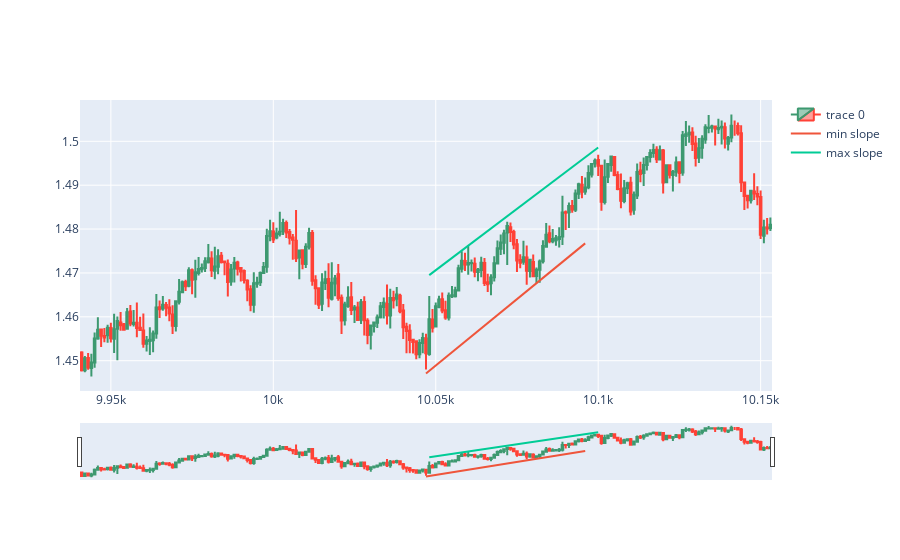

The code cell stored with this chart in its notebook:
### Code cell
import numpy as np
from matplotlib import pyplot
backcandles= 100
brange = 50 #should be less than backcandles
wind = 5

candleid = 10100

optbackcandles= backcandles
sldiff = 100
sldist = 10000
for r1 in range(backcandles-brange, backcandles+brange):
    maxim = np.array([])
    minim = np.array([])
    xxmin = np.array([])
    xxmax = np.array([])
    
    for i in range(candleid-r1, candleid+1, wind):
        minim = np.append(minim, df.low.iloc[i:i+wind].min())
        xxmin = np.append(xxmin, df.low.iloc[i:i+wind].idxmin())
    for i in range(candleid-r1, candleid+1, wind):
        maxim = np.append(maxim, df.high.loc[i:i+wind].max())
        xxmax = np.append(xxmax, df.high.iloc[i:i+wind].idxmax())
    slmin, intercmin = np.polyfit(xxmin, minim,1)
    slmax, intercmax = np.polyfit(xxmax, maxim,1)
    
    dist = (slmax*candleid + intercmax)-(slmin*candleid + intercmin)
    if(dist<sldist): #abs(slmin-slmax)<sldiff and
        #sldiff = abs(slmin-slmax)
        sldist = dist
        optbackcandles=r1
        slminopt = slmin
        slmaxopt = slmax
        intercminopt = intercmin
        intercmaxopt = intercmax
        maximopt = maxim.copy()
        minimopt = minim.copy()
        xxminopt = xxmin.copy()
        xxmaxopt = xxmax.copy()

        
print(optbackcandles)
dfpl = df[candleid-wind-optbackcandles-backcandles:candleid+optbackcandles]  
fig = go.Figure(data=[go.Candlestick(x=dfpl.index,
                open=dfpl['open'],
                high=dfpl['high'],
                low=dfpl['low'],
                close=dfpl['close'])])

adjintercmax = (df.high.iloc[xxmaxopt] - slmaxopt*xxmaxopt).max()
adjintercmin = (df.low.iloc[xxminopt] - slminopt*xxminopt).min()
fig.add_trace(go.Scatter(x=xxminopt, y=slminopt*xxminopt + adjintercmin, mode='lines', name='min slope'))
fig.add_trace(go.Scatter(x=xxmaxopt, y=slmaxopt*xxmaxopt + adjintercmax, mode='lines', name='max slope'))
fig.show()

### Figure 1 — Plotly figure (JSON) as saved in the notebook; plotly's stock layout.template omitted (floating-point values rounded to 4 significant figures; data arrays with more than 128 entries replaced by an {"elided": "..."} marker saying what was removed)
{"data": [{"close": {"elided": "213 float values"}, "high": {"elided": "213 float values"}, "low": {"elided": "213 float values"}, "open": {"elided": "213 float values"}, "type": "candlestick", "x": {"elided": "213 int values"}}, {"mode": "lines", "name": "min slope", "type": "scatter", "x": [10047, 10054, 10056, 10065, 10067, 10075, 10078, 10081, 10088, 10091, 10096], "y": [1.447, 1.451, 1.453, 1.458, 1.459, 1.464, 1.466, 1.468, 1.472, 1.474, 1.477]}, {"mode": "lines", "name": "max slope", "type": "scatter", "x": [10048, 10055, 10060, 10064, 10070, 10072, 10077, 10084, 10089, 10095, 10100], "y": [1.47, 1.473, 1.476, 1.478, 1.482, 1.483, 1.486, 1.49, 1.492, 1.496, 1.499]}], "layout": {}}
